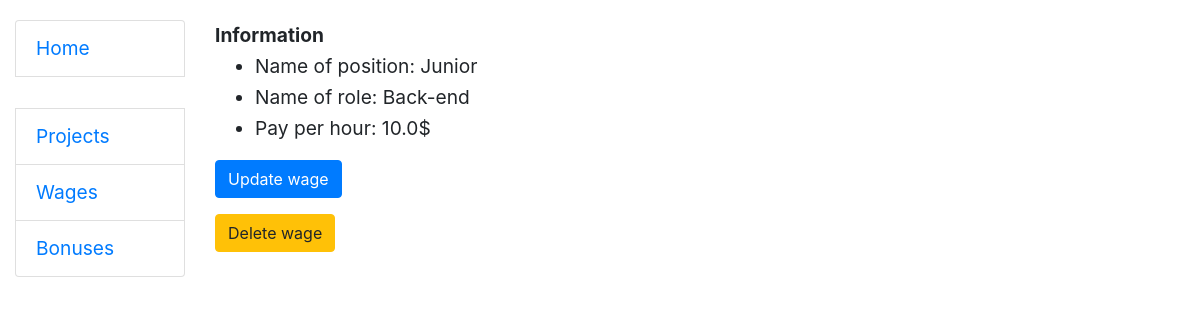
Screenshot of /wage/1/ with the database file from the repository.
### salary/models.py (models this page shows, shortened)
class Wage(models.Model):
    position = models.CharField(max_length=255)
    role = models.CharField(max_length=255)
    pay_per_hour = models.FloatField()

### salary/views.py (the view)
# urls.py: path("wage/<int:pk>/", WageDetailView.as_view(), name="wage-detail"),
class WageDetailView(generic.DetailView):
    model = Wage

### templates/salary/wage_detail.html
{% extends "base.html" %}
{% block content %}
    <strong>Information</strong>
    <ul>
        <li>Name of position: {{ wage.position }}</li>
        <li>Name of role: {{ wage.role }}</li>
        <li>Pay per hour: {{ wage.pay_per_hour }}$</li>
    </ul>
    <p><a  class="button-update btn btn-primary" href="{% url 'salary:wage-update' pk=wage.id %}">Update wage</a></p>
    <p><a  class="button-delete btn btn-warning" href="{% url 'salary:wage-delete' pk=wage.id %}">Delete wage</a></p>
{% endblock %}

### static/css/styles.css (style rules this page uses)
body { margin-top: 20px; text-align: left; font-size: 120%; line-height: 1.618; }

### rows the page displays
Wage: position "Junior", role "Back-end", pay_per_hour "10.0"
